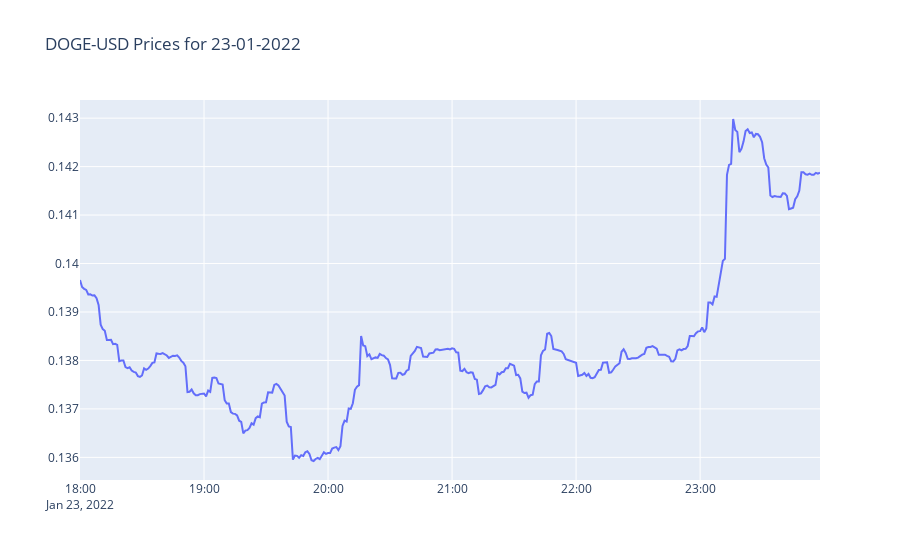

The code cell stored with this chart in its notebook:
### Code cell
doge = yf.download(tickers="DOGE-USD", interval="1m", start=start, end=end)
import plotly.graph_objects as go
fig = go.Figure([go.Scatter(x=doge.index, y=doge.High)])
fig.update_layout(title="DOGE-USD Prices for 23-01-2022")
fig.show()

### Figure 1 — Plotly figure (JSON) as saved in the notebook; plotly's stock layout.template omitted (floating-point values rounded to 4 significant figures; data arrays with more than 128 entries replaced by an {"elided": "..."} marker saying what was removed)
{"data": [{"type": "scatter", "x": {"elided": "356 str values"}, "y": {"elided": "356 float values"}}], "layout": {"title": {"text": "DOGE-USD Prices for 23-01-2022"}}}
